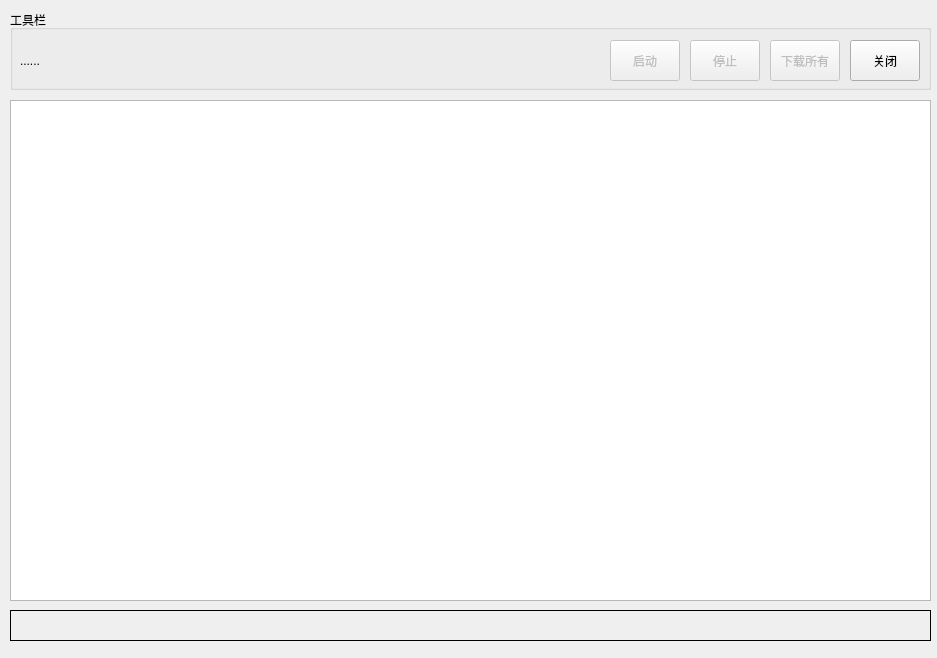
<?xml version="1.0" encoding="UTF-8"?>
<ui version="4.0">
 <class>SpiderWindow</class>
 <widget class="QMainWindow" name="SpiderWindow">
  <property name="geometry">
   <rect>
    <x>0</x>
    <y>0</y>
    <width>937</width>
    <height>658</height>
   </rect>
  </property>
  <property name="windowTitle">
   <string>数据抓取</string>
  </property>
  <widget class="QWidget" name="centralwidget">
   <widget class="QGroupBox" name="groupBox">
    <property name="geometry">
     <rect>
      <x>10</x>
      <y>10</y>
      <width>921</width>
      <height>80</height>
     </rect>
    </property>
    <property name="title">
     <string>工具栏</string>
    </property>
    <widget class="QLabel" name="lblTitle">
     <property name="geometry">
      <rect>
       <x>10</x>
       <y>30</y>
       <width>580</width>
       <height>41</height>
      </rect>
     </property>
     <property name="text">
      <string>......</string>
     </property>
    </widget>
    <widget class="QPushButton" name="btnStart">
     <property name="enabled">
      <bool>false</bool>
     </property>
     <property name="geometry">
      <rect>
       <x>600</x>
       <y>30</y>
       <width>70</width>
       <height>41</height>
      </rect>
     </property>
     <property name="text">
      <string>启动</string>
     </property>
    </widget>
    <widget class="QPushButton" name="btnStop">
     <property name="enabled">
      <bool>false</bool>
     </property>
     <property name="geometry">
      <rect>
       <x>680</x>
       <y>30</y>
       <width>70</width>
       <height>41</height>
      </rect>
     </property>
     <property name="text">
      <string>停止</string>
     </property>
    </widget>
    <widget class="QPushButton" name="btnDownloadAll">
     <property name="enabled">
      <bool>false</bool>
     </property>
     <property name="geometry">
      <rect>
       <x>760</x>
       <y>30</y>
       <width>70</width>
       <height>41</height>
      </rect>
     </property>
     <property name="text">
      <string>下载所有</string>
     </property>
    </widget>
    <widget class="QPushButton" name="btnClose">
     <property name="geometry">
      <rect>
       <x>840</x>
       <y>30</y>
       <width>70</width>
       <height>41</height>
      </rect>
     </property>
     <property name="text">
      <string>关闭</string>
     </property>
    </widget>
   </widget>
   <widget class="QTextEdit" name="txtLogs">
    <property name="geometry">
     <rect>
      <x>10</x>
      <y>100</y>
      <width>921</width>
      <height>501</height>
     </rect>
    </property>
   </widget>
   <widget class="QLabel" name="lblStatus">
    <property name="geometry">
     <rect>
      <x>10</x>
      <y>610</y>
      <width>921</width>
      <height>31</height>
     </rect>
    </property>
    <property name="styleSheet">
     <string notr="true">border:1px solid black;</string>
    </property>
    <property name="text">
     <string/>
    </property>
   </widget>
  </widget>
 </widget>
 <resources/>
 <connections/>
</ui>
